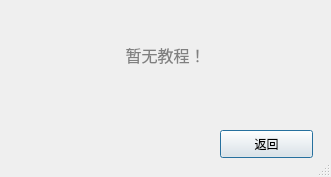
<?xml version="1.0" encoding="UTF-8"?>
<ui version="4.0">
 <class>error</class>
 <widget class="QDialog" name="error">
  <property name="geometry">
   <rect>
    <x>0</x>
    <y>0</y>
    <width>331</width>
    <height>177</height>
   </rect>
  </property>
  <property name="windowTitle">
   <string>教程</string>
  </property>
  <property name="sizeGripEnabled">
   <bool>true</bool>
  </property>
  <widget class="QLabel" name="label">
   <property name="geometry">
    <rect>
     <x>110</x>
     <y>40</y>
     <width>111</width>
     <height>31</height>
    </rect>
   </property>
   <property name="text">
    <string>&lt;html&gt;&lt;head/&gt;&lt;body&gt;&lt;p align=&quot;center&quot;&gt;&lt;span style=&quot; font-size:12pt; color:#808080;&quot;&gt;暂无教程！&lt;/span&gt;&lt;/p&gt;&lt;/body&gt;&lt;/html&gt;</string>
   </property>
  </widget>
  <widget class="QPushButton" name="pushButton">
   <property name="geometry">
    <rect>
     <x>220</x>
     <y>130</y>
     <width>93</width>
     <height>28</height>
    </rect>
   </property>
   <property name="whatsThis">
    <string>&lt;html&gt;&lt;head/&gt;&lt;body&gt;&lt;p&gt;QPushButton{&lt;/p&gt;&lt;p&gt;	border-width: 1px;&lt;/p&gt;&lt;p&gt;    background-color: white;&lt;/p&gt;&lt;p&gt;	border-color: rgb(171,168,165);&lt;/p&gt;&lt;p&gt;    border-style: outset;&lt;/p&gt;&lt;p&gt;    }&lt;/p&gt;&lt;p&gt;&lt;br/&gt;&lt;/p&gt;&lt;p&gt;QPushButton:pressed {&lt;/p&gt;&lt;p&gt;    background-color: rgb(240,240,240);&lt;/p&gt;&lt;p&gt;    border-style: inset;&lt;/p&gt;&lt;p&gt;    }&lt;/p&gt;&lt;/body&gt;&lt;/html&gt;</string>
   </property>
   <property name="text">
    <string>返回</string>
   </property>
  </widget>
 </widget>
 <resources/>
 <connections/>
</ui>
